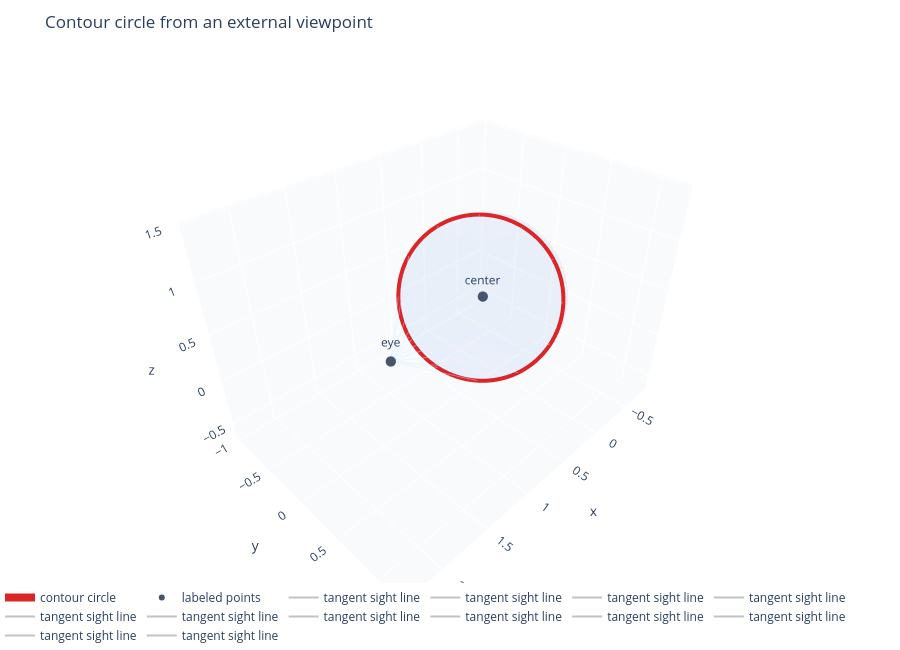

Notebook code for this chart:
### Markdown cell above
## Applied Lab: A Contour Circle As A Plunge-Style Construction

A sphere seen from an external point has a contour circle: the circle of contact points where sight lines are tangent to the sphere. In conformal terms this is a natural construction because the desired circle is constrained by a point, a sphere, and orthogonality. In elementary coordinates, the contact circle lies in the plane perpendicular to the eye-center axis, at distance $r^2/d$ from the sphere center, with radius $r\sqrt{d^2-r^2}/d$.

The cell below computes that circle and checks the two defining conditions. Every contour point lies on the sphere, and the radius to that point is perpendicular to the sight line from the eye. This is a good example of the chapter's larger message: a compact object-level construction expands into several classical equations, but the geometric intent is simple.

### Code cell
view_sphere = Sphere3D.real([0.05, -0.15, 0.20], 0.82)
eye = np.array([2.30, 1.20, 1.45])
contour = contour_circle_from_viewpoint(view_sphere, eye)
contour_checks = contour_tangent_residuals(view_sphere, eye, contour)

fig_contour = go.Figure()
fig_contour.add_trace(sphere_surface_trace(view_sphere, "viewed sphere", color="rgba(37,99,235,0.18)", samples=38))
fig_contour.add_trace(circle_trace(contour, "contour circle", COLORS["red"], width=8))
fig_contour.add_trace(point_trace(np.array([eye, view_sphere.center]), ["eye", "center"], COLORS["gray"], size=6))
for point in contour.sample(12, endpoint=False):
    fig_contour.add_trace(curve_trace(np.array([eye, point]), "tangent sight line", "rgba(71,85,105,0.35)", width=2))
finish_figure(fig_contour, "Contour circle from an external viewpoint", height=650)

contour_path = save_plotly_html(fig_contour, "chapter-15", "plots", "contour-circle.html", root=ARTIFACT_ROOT)
artifact_paths.append(contour_path)
assert contour_checks["sphere_power_max"] < 1e-9
assert contour_checks["radius_sight_dot_max"] < 1e-9
for key, value in contour_checks.items():
    print(f"{key}: {value:.2e}")
print("artifact:", contour_path.relative_to(PROJECT_ROOT))
fig_contour

### Figure 1 — Plotly figure (JSON) as saved in the notebook; plotly's stock layout.template omitted (floating-point values rounded to 4 significant figures; data arrays with more than 128 entries replaced by an {"elided": "..."} marker saying what was removed)
{"data": [{"colorscale": [[0.0, "rgba(37,99,235,0.18)"], [1.0, "rgba(37,99,235,0.18)"]], "name": "viewed sphere", "opacity": 0.2, "showscale": false, "surfacecolor": {"elided": "19x38 float values"}, "type": "surface", "x": {"elided": "19x38 float values"}, "y": {"elided": "19x38 float values"}, "z": {"elided": "19x38 float values"}}, {"line": {"color": "#dc2626", "width": 8}, "mode": "lines", "name": "contour circle", "type": "scatter3d", "x": {"elided": "180 float values"}, "y": {"elided": "180 float values"}, "z": {"elided": "180 float values"}}, {"marker": {"color": "#475569", "size": 6}, "mode": "markers+text", "name": "labeled points", "text": ["eye", "center"], "textposition": "top center", "type": "scatter3d", "x": [2.3, 0.05], "y": [1.2, -0.15], "z": [1.45, 0.2]}, {"line": {"color": "rgba(71,85,105,0.35)", "width": 2}, "mode": "lines", "name": "tangent sight line", "type": "scatter3d", "x": [2.3, 0.7271], "y": [1.2, -0.4894], "z": [1.45, -0.1143]}, {"line": {"color": "rgba(71,85,105,0.35)", "width": 2}, "mode": "lines", "name": "tangent sight line", "type": "scatter3d", "x": [2.3, 0.6604], "y": [1.2, -0.1623], "z": [1.45, -0.3475]}, {"line": {"color": "rgba(71,85,105,0.35)", "width": 2}, "mode": "lines", "name": "tangent sight line", "type": "scatter3d", "x": [2.3, 0.4781], "y": [1.2, 0.1969], "z": [1.45, -0.4073]}, {"line": {"color": "rgba(71,85,105,0.35)", "width": 2}, "mode": "lines", "name": "tangent sight line", "type": "scatter3d", "x": [2.3, 0.2291], "y": [1.2, 0.4919], "z": [1.45, -0.2777]}, {"line": {"color": "rgba(71,85,105,0.35)", "width": 2}, "mode": "lines", "name": "tangent sight line", "type": "scatter3d", "x": [2.3, -0.0199], "y": [1.2, 0.6438], "z": [1.45, 0.006473]}, {"line": {"color": "rgba(71,85,105,0.35)", "width": 2}, "mode": "lines", "name": "tangent sight line", "type": "scatter3d", "x": [2.3, -0.2022], "y": [1.2, 0.6117], "z": [1.45, 0.3692]}, {"line": {"color": "rgba(71,85,105,0.35)", "width": 2}, "mode": "lines", "name": "tangent sight line", "type": "scatter3d", "x": [2.3, -0.2689], "y": [1.2, 0.4043], "z": [1.45, 0.7133]}, {"line": {"color": "rgba(71,85,105,0.35)", "width": 2}, "mode": "lines", "name": "tangent sight line", "type": "scatter3d", "x": [2.3, -0.2022], "y": [1.2, 0.07721], "z": [1.45, 0.9464]}, {"line": {"color": "rgba(71,85,105,0.35)", "width": 2}, "mode": "lines", "name": "tangent sight line", "type": "scatter3d", "x": [2.3, -0.0199], "y": [1.2, -0.282], "z": [1.45, 1.006]}, {"line": {"color": "rgba(71,85,105,0.35)", "width": 2}, "mode": "lines", "name": "tangent sight line", "type": "scatter3d", "x": [2.3, 0.2291], "y": [1.2, -0.577], "z": [1.45, 0.8767]}, {"line": {"color": "rgba(71,85,105,0.35)", "width": 2}, "mode": "lines", "name": "tangent sight line", "type": "scatter3d", "x": [2.3, 0.4781], "y": [1.2, -0.7289], "z": [1.45, 0.5925]}, {"line": {"color": "rgba(71,85,105,0.35)", "width": 2}, "mode": "lines", "name": "tangent sight line", "type": "scatter3d", "x": [2.3, 0.6604], "y": [1.2, -0.6968], "z": [1.45, 0.2298]}], "layout": {"height": 650, "legend": {"orientation": "h", "y": 0.0}, "margin": {"b": 0, "l": 0, "r": 0, "t": 56}, "scene": {"aspectmode": "data", "xaxis": {"backgroundcolor": "rgb(248,250,252)", "gridcolor": "white", "title": {"text": "x"}}, "yaxis": {"backgroundcolor": "rgb(248,250,252)", "gridcolor": "white", "title": {"text": "y"}}, "zaxis": {"backgroundcolor": "rgb(248,250,252)", "gridcolor": "white", "title": {"text": "z"}}}, "title": {"text": "Contour circle from an external viewpoint"}}}
